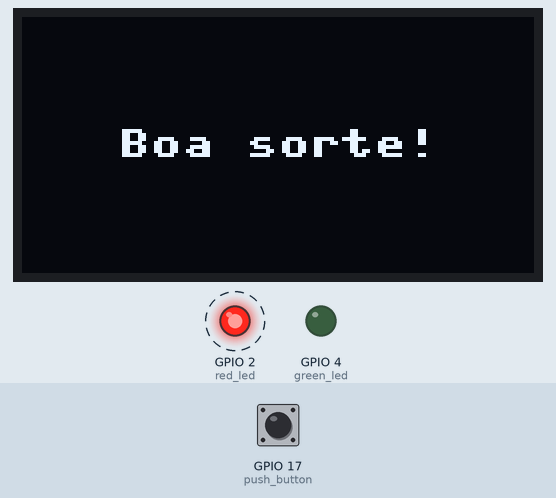
Simulated run of this program. Board: ESP32 board running MicroPython. Shown: 128×64 one-colour display, output pins drawn as LEDs (lit = HIGH). Wiring (from the project's diagram.json): red LED on GPIO 2, green LED on GPIO 4, green button on GPIO 17. Dashed ring = blinking. The test bench sets the inputs (shaded band); at power-on: GPIO 17 (push_button) LOW. Library files of the repository ran but are not shown: ssd1306.py; what the program prints to the serial console is not drawn.

Above: at 1.2 s.
1.3 s: GPIO 17 (push_button) pulled HIGH for 0.15 s
At 1.9 s:
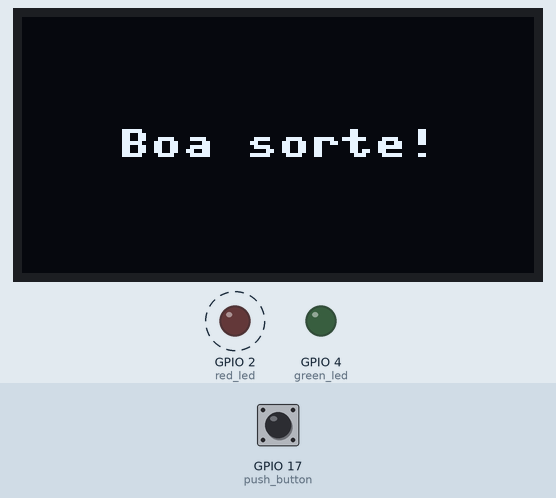
2.0 s: GPIO 17 (push_button) pulled HIGH for 1 s
At 2.4 s:
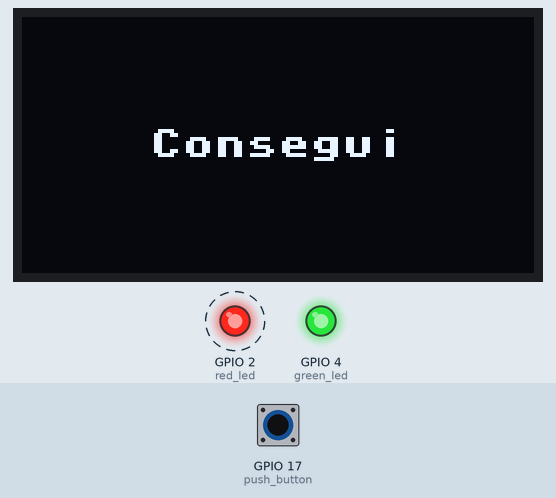
4.5 s: GPIO 17 (push_button) pulled HIGH for 3.2 s
At 8.9 s:
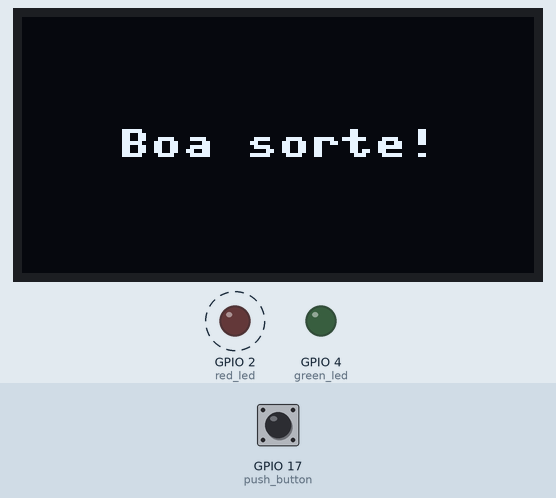
Timing chart, 0 to 14.3 s (numbered marks = the images above; inputs shaded):
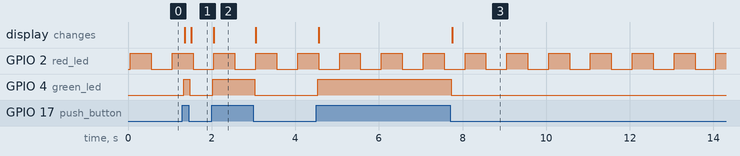

Measured:
- after the input at 1.3 s, GPIO 4 (green_led): LOW → HIGH at once, → LOW 0.15 s later; the display: first changes after 0.06 s (image 1 shows a later state)
- after the input at 2.0 s, GPIO 4 (green_led): LOW → HIGH at once, → LOW 1.0 s later; the display: changes after 0.06 s (image 2)
- after the input at 4.5 s, GPIO 4 (green_led): LOW → HIGH at once, → LOW 3.2 s later; the display: first changes after 0.06 s (image 3 shows a later state)
- by itself, GPIO 2 (red_led): alternates HIGH for 0.50 s and LOW for 0.50 s

The program:

main.py
```python
"""
CESS-UFF - ESP32 MicroPython Practical Assessment
Courses: Instrumentation / Electronics / Programming Logic

Controls two LEDs and updates an SSD1306 OLED display based on the state
of a push button. Cooperative asyncio tasks prevent timing delays from
blocking the complete application and keep the red LED blinking
independently from the button-monitoring logic.

See docs/EN/technical-specification.md for the full requirements and the
rationale behind every decision below.
"""

import asyncio
import time
from machine import Pin, I2C

from ssd1306 import SSD1306_I2C

# --- Pin assignments (mandatory project requirements) -----------------------
RED_LED_PIN = 2
GREEN_LED_PIN = 4
BUTTON_PIN = 17
OLED_SCL_PIN = 25
OLED_SDA_PIN = 16

# --- Timing configuration ----------------------------------------------------
RED_LED_BLINK_INTERVAL_MS = 500
BUTTON_SAMPLE_INTERVAL_MS = 5
# Wokwi's simulated push-button is bounce-free, so this debounce window is
# not required to pass the simulation. It is kept because it is the correct
# behavior for a real, physical button (see docs, "Debounce strategy").
BUTTON_DEBOUNCE_MS = 30

# --- Display configuration ----------------------------------------------------
OLED_WIDTH = 128
OLED_HEIGHT = 64
OLED_I2C_ADDRESS = 0x3C
OLED_I2C_FREQUENCY_HZ = 400_000
MSG_RELEASED = "Boa sorte!"  # shown while the button is released
MSG_PRESSED = "Consegui"     # shown while the button is pressed

# --- Peripheral setup ----------------------------------------------------
red_led = Pin(RED_LED_PIN, Pin.OUT, value=0)
green_led = Pin(GREEN_LED_PIN, Pin.OUT, value=0)

# Internal pull-down: the pin reads LOW when idle and HIGH when pressed,
# as required by the specification. No external resistor is used.
push_button = Pin(BUTTON_PIN, Pin.IN, Pin.PULL_DOWN)

# Hardware I2C bus 0, on the mandatory OLED pins. Confirmed working on
# Wokwi's simulated ESP32 by tests/05_oled_basic.py and
# tests/06_oled_full_diagnostic.py (see docs/EN/technical-specification.md,
# section 16) -- an earlier revision used machine.SoftI2C as an
# unconfirmed defensive compatibility choice; that is no longer needed.
i2c = I2C(
    0,
    scl=Pin(OLED_SCL_PIN),
    sda=Pin(OLED_SDA_PIN),
    freq=OLED_I2C_FREQUENCY_HZ,
)


def create_oled_display():
    """Initialize the OLED if it is detected on the I2C bus, else return None.

    Returning ``None`` on failure lets the LED and button functions remain
    operational while reporting a clear diagnostic, instead of crashing the
    whole program on a wiring mistake.
    """
    detected_addresses = i2c.scan()
    if OLED_I2C_ADDRESS not in detected_addresses:
        print(
            "OLED initialization failed: expected I2C address 0x{:02X}, "
            "detected {}".format(
                OLED_I2C_ADDRESS,
                ["0x{:02X}".format(address) for address in detected_addresses],
            )
        )
        return None

    return SSD1306_I2C(OLED_WIDTH, OLED_HEIGHT, i2c, addr=OLED_I2C_ADDRESS)


oled_display = create_oled_display()


def draw_centered_message(message):
    """Clear the screen and draw a single line of text, centered."""
    if oled_display is None:
        return

    character_width = 8
    character_height = 8
    x_position = max(0, (OLED_WIDTH - len(message) * character_width) // 2)
    y_position = (OLED_HEIGHT - character_height) // 2

    oled_display.fill(0)
    oled_display.text(message, x_position, y_position, 1)
    oled_display.show()


def apply_button_state(is_pressed):
    """Update the green LED and OLED for a stable button state.

    Called only at startup and after a debounced state transition, so the
    OLED is never redrawn on every poll cycle (avoids flicker and redundant
    I2C traffic).
    """
    green_led.value(1 if is_pressed else 0)
    message = MSG_PRESSED if is_pressed else MSG_RELEASED
    draw_centered_message(message)
    print("Button: {} | Green LED: {} | OLED: {}".format(
        "pressed" if is_pressed else "released",
        "ON" if is_pressed else "OFF",
        message,
    ))


async def blink_red_led():
    """Toggle the red LED every 500 ms, independent of every other task."""
    while True:
        red_led.value(not red_led.value())
        await asyncio.sleep_ms(RED_LED_BLINK_INTERVAL_MS)


async def monitor_button(initial_state):
    """Sample, debounce and react to the push-button state."""
    stable_state = initial_state
    candidate_state = initial_state
    candidate_since = time.ticks_ms()

    while True:
        raw_state = bool(push_button.value())
        now = time.ticks_ms()

        if raw_state != candidate_state:
            candidate_state = raw_state
            candidate_since = now
        elif (
            candidate_state != stable_state
            and time.ticks_diff(now, candidate_since) >= BUTTON_DEBOUNCE_MS
        ):
            stable_state = candidate_state
            apply_button_state(stable_state)

        await asyncio.sleep_ms(BUTTON_SAMPLE_INTERVAL_MS)


async def main():
    initial_button_state = bool(push_button.value())
    apply_button_state(initial_button_state)

    asyncio.create_task(blink_red_led())
    await monitor_button(initial_button_state)


try:
    asyncio.run(main())
finally:
    # Leave outputs in a predictable safe state after an exception or stop.
    red_led.off()
    green_led.off()
```
